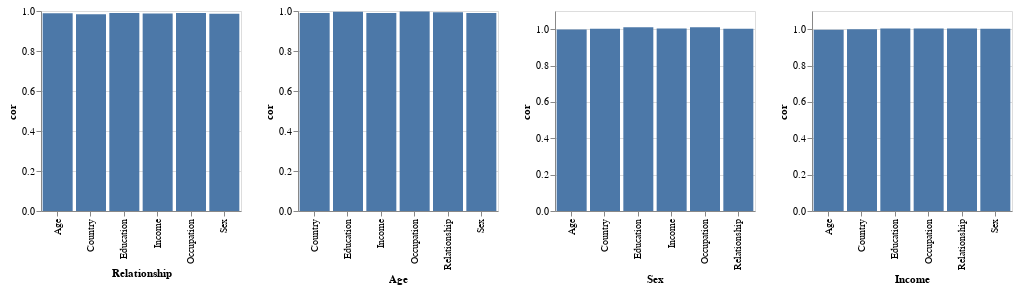

The cell this chart's notebook holds for it:
### Code cell
import altair as alt

charts = []

for target, cols in pairwise_stats.items():
    pdf = pd.DataFrame(cols, columns=[target, 'cor'])
    pdf['cor'] = pdf['cor'].astype('float')
    charts.append(alt.Chart(pdf).mark_bar().encode(x=alt.X(target), y=alt.Y('cor')).properties(width=200, height=200))
    
alt.hconcat(*charts)

### Figure 1 — Vega-Lite specification as saved in the notebook (floating-point values rounded to 4 significant figures)
{"config": {"view": {"continuousWidth": 400, "continuousHeight": 300}}, "hconcat": [{"data": {"name": "data-c5a646aa4916d32610a2a980fb0a2699"}, "mark": "bar", "encoding": {"x": {"type": "nominal", "field": "Relationship"}, "y": {"type": "quantitative", "field": "cor"}}, "height": 200, "width": 200}, {"data": {"name": "data-9e00fcb3869142282ac2ef636d96da44"}, "mark": "bar", "encoding": {"x": {"type": "nominal", "field": "Age"}, "y": {"type": "quantitative", "field": "cor"}}, "height": 200, "width": 200}, {"data": {"name": "data-275630e387979e75426e6b8e8b44baaa"}, "mark": "bar", "encoding": {"x": {"type": "nominal", "field": "Sex"}, "y": {"type": "quantitative", "field": "cor"}}, "height": 200, "width": 200}, {"data": {"name": "data-cc1d4a8fd4b261e1b3ef814b876efb18"}, "mark": "bar", "encoding": {"x": {"type": "nominal", "field": "Income"}, "y": {"type": "quantitative", "field": "cor"}}, "height": 200, "width": 200}], "$schema": "https://vega.github.io/schema/vega-lite/v4.8.1.json", "datasets": {"data-c5a646aa4916d32610a2a980fb0a2699": [{"Relationship": "Occupation", "cor": 0.99}, {"Relationship": "Education", "cor": 0.99}, {"Relationship": "Age", "cor": 0.9884}, {"Relationship": "Income", "cor": 0.9875}, {"Relationship": "Sex", "cor": 0.9864}, {"Relationship": "Country", "cor": 0.9841}], "data-9e00fcb3869142282ac2ef636d96da44": [{"Age": "Occupation", "cor": 0.9976}, {"Age": "Education", "cor": 0.996}, {"Age": "Relationship", "cor": 0.9937}, {"Age": "Country", "cor": 0.99}, {"Age": "Sex", "cor": 0.9897}, {"Age": "Income", "cor": 0.9895}], "data-275630e387979e75426e6b8e8b44baaa": [{"Sex": "Occupation", "cor": 1.011}, {"Sex": "Education", "cor": 1.011}, {"Sex": "Income", "cor": 1.004}, {"Sex": "Country", "cor": 1.003}, {"Sex": "Relationship", "cor": 1.003}, {"Sex": "Age", "cor": 0.9987}], "data-cc1d4a8fd4b261e1b3ef814b876efb18": [{"Income": "Occupation", "cor": 1.004}, {"Income": "Education", "cor": 1.004}, {"Income": "Relationship", "cor": 1.003}, {"Income": "Sex", "cor": 1.003}, {"Income": "Country", "cor": 1.0}, {"Income": "Age", "cor": 0.9966}]}}
